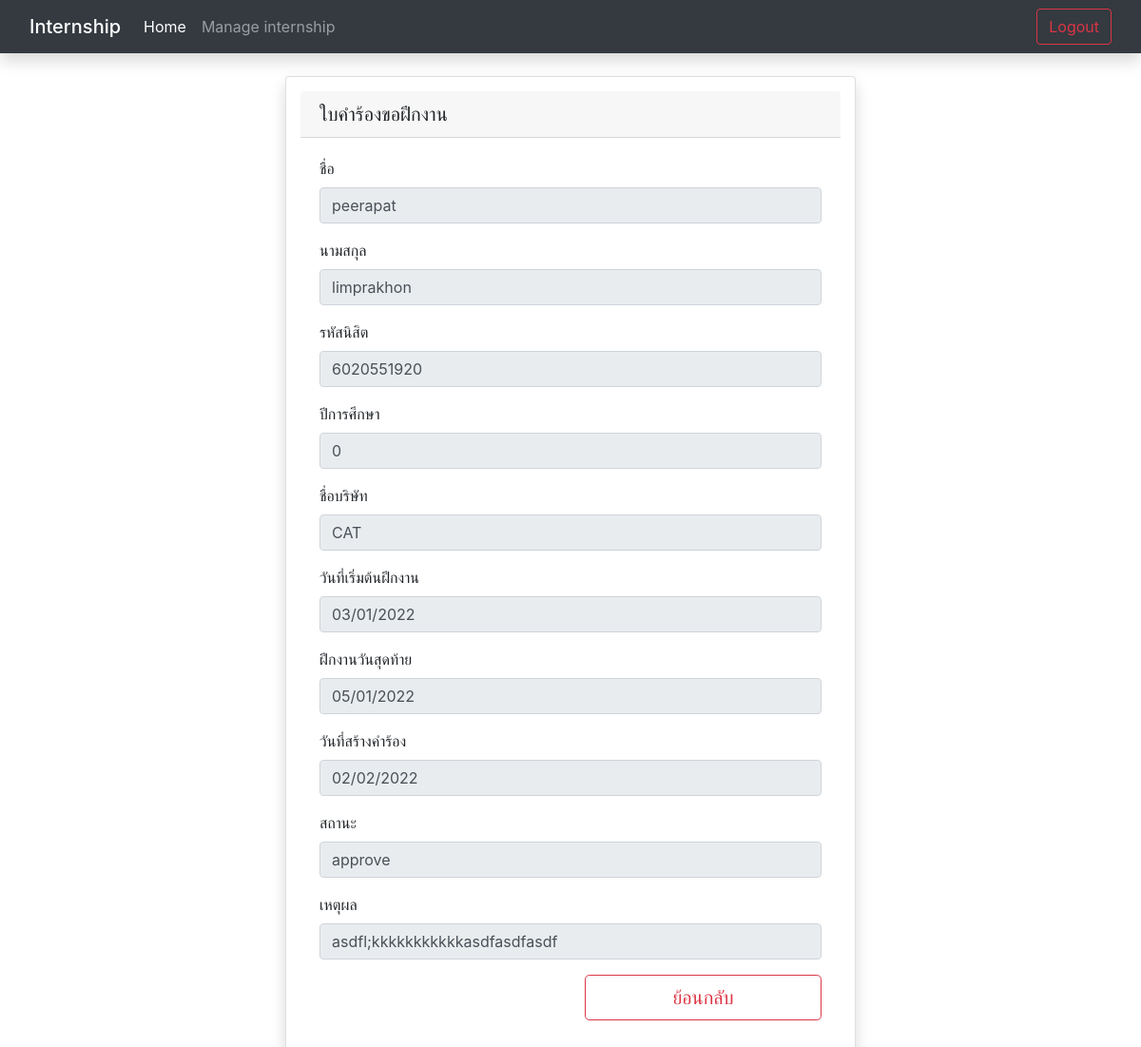
Screenshot of /professor/index_main.php?controller=request&action=detailRequest&idrequest=1 with the database file from the repository.
### tables this page shows
CREATE TABLE `request` (
  `idrequest` int(11) NOT NULL,
  `uid` varchar(10) NOT NULL,
  `idcompany` int(10) NOT NULL,
  `idstatus` int(10) NOT NULL,
  `startdate` date NOT NULL,
  `enddate` date NOT NULL,
  `requestdate` date NOT NULL,
  `syear` int(10) NOT NULL,
  `reason` varchar(200) NOT NULL
);

CREATE TABLE `user` (
  `uid` varchar(10) NOT NULL,
  `password` varchar(30) NOT NULL,
  `name` varchar(100) NOT NULL,
  `surname` varchar(100) NOT NULL,
  `email` varchar(100) NOT NULL,
  `phone` varchar(20) NOT NULL,
  `major` varchar(100) NOT NULL,
  `idTypeuser` int(10) NOT NULL
);

CREATE TABLE `company` (
  `idcompany` int(11) NOT NULL,
  `namecompany` varchar(50) NOT NULL,
  `address` varchar(200) NOT NULL,
  `phone` varchar(20) NOT NULL,
  `detail` varchar(200) NOT NULL
);

CREATE TABLE `status` (
  `idstatus` int(11) NOT NULL,
  `status` varchar(50) NOT NULL
);

### professor/controllers/request_controller.php (called while the page is built, shortened)
<?php
class RequestController
{
    public function detailRequest()
    {
        $id = $_GET['idrequest'];
        $request = Request::get($id);
        require_once('views/request/detailRequest.php');
    }
}
?>

### professor/connection_connect.php (called while the page is built, shortened)
<?php
$dbname = "internship";
?>

### professor/models/requestModel.php (called while the page is built, shortened)
<?php
class Request{
public function Request($idrequest,$uid,$name,$surname,$idcompany,$namecompany,$idstatus,$status,$startdate,$enddate,$requestdate,$syear,$reason)
{
    $this->uid   =$uid  ;
    $this->name   =$name  ;
    $this->surname   =$surname  ;
    $this->namecompany	   =$namecompany	  ;
    $this->status   =$status  ;
    $this->startdate =$startdate ;
    $this->enddate =$enddate ;
    $this->requestdate =$requestdate ;
    $this->syear =$syear ;
    $this->reason =$reason ;
}
public static function get($id)
{
    require("connection_connect.php");
    $sql = "SELECT request.idrequest, request.uid , user.name, user.surname ,request.idcompany,company.namecompany, request.idstatus,status.status,startdate,enddate,requestdate,syear,reason FROM user INNER JOIN request INNER JOIN company INNER JOIN status
    WHERE user.uid = request.uid AND request.idcompany = company.idcompany AND request.idstatus = status.idstatus AND idrequest='$id'";
    $result = $conn->query($sql);
    $my_data=$result->fetch_assoc();
    $idrequest = $my_data['idrequest'];
    $uid = $my_data['uid'];
    $name = $my_data['name'];
    $surname = $my_data['surname'];
    $idcompany = $my_data['idcompany'];
    $namecompany = $my_data['namecompany'];
    $idstatus = $my_data['idstatus'];
    $status = $my_data['status'];
    $startdate = $my_data['startdate'];
    $enddate = $my_data['enddate'];
    $requestdate = $my_data['requestdate'];
    $syear = $my_data['syear'];
    $reason = $my_data['reason'];
    return new Request($idrequest,$uid,$name,$surname,$idcompany,$namecompany,$idstatus,$status,$startdate,$enddate,$requestdate,$syear,$reason);
}
}
?>

### professor/views/request/detailRequest.php (the view, shortened to what this page needs)
<html>
<head>
<link rel="stylesheet" href="https://stackpath.bootstrapcdn.com/bootstrap/4.4.1/css/bootstrap.min.css">
</head>
<body>
<div><br></div>
    <div class="container">
        <div class="card shadow" style="width: 100%;
  max-width: 600px;
  padding: 15px;
  margin: auto;">
            <h5 class="card-header">ใบคำร้องขอฝึกงาน</h5>
            <div class="card-body">
                <div class="mb-3">
                    <form method="get" action="">
                        <label>ชื่อ </label> <input type="text" name="name" class="form-control" value="<?php echo $request->name;?>" readonly="true" required/>
                </div>
                <div class="mb-3">
                    <form method="get" action="">
                        <label>นามสกุล</label> <input type="text" name="surname" class="form-control" value="<?php echo $request->surname;?>" readonly="true" required/>
                </div>
                <div class="mb-3">
                    <label>รหัสนิสิต</label><input type="text" name="uid" class="form-control" value="<?php echo $request->uid;?>" readonly="true" required/>
                </div>
				<div class="mb-3">
                    <label>ปีการศึกษา</label><input type="int" name="syear" class="form-control" value="<?php echo $request->syear;?>" readonly="true" required/>
                </div>
				<div class="mb-3">
                    <label>ชื่อบริษัท</label> <input type="int" name="syear" class="form-control" value="<?php echo $request->namecompany;?>" readonly="true" required/>
                </div>
				<div class="mb-3">
                    <label>วันที่เริ่มต้นฝึกงาน</label><input type="date" name="startdate" class="form-control" value="<?php echo $request->startdate;?>" readonly="true" required/>
                </div>
                <div class="mb-3">
                    <label>ฝึกงานวันสุดท้าย</label><input type="date" name="enddate" class="form-control" value="<?php echo $request->enddate;?>" readonly="true" required/>
                </div>
                <div class="mb-3">
                    <label>วันที่สร้างคำร้อง</label><input type="date" name="requestdate" class="form-control" value="<?php echo $request->requestdate;?>" readonly="true" required/>
                </div>
                <div class="mb-3">
                    <label>สถานะ</label><input type="text" name="status" class="form-control" value="<?php echo $request->status;?>" readonly="true" required/>
                </div>
                <div class="mb-3">
                    <label>เหตุผล</label><input type="text" name="reason" class="form-control" value="<?php echo $request->reason;?>" readonly="true" required/>
                </div>
				<div class="row">
                    <div class="col-sm">
                    </div>
					<div class="col-sm">
                    <a href="index_main.php?controller=request&action=index" class="btn btn-outline-danger btn-lg btn-block" role="button">ย้อนกลับ</a>
                    </div>
                </div>
            </div>
        </div>
    </div>
</body>
</html>

### professor/index_main.php (style rules this page uses)
body { width:100%; background-repeat: no-repeat; background-attachment: fixed; background-size: cover; background-position: center; }

### rows the page displays
request: name "peerapat", surname "limprakhon", uid "6020551920", syear "0", syear "CAT", startdate "03/01/2022", enddate "05/01/2022", requestdate "02/02/2022", status "approve", reason "asdfl;kkkkkkkkkkkasdfasdfasdf"
